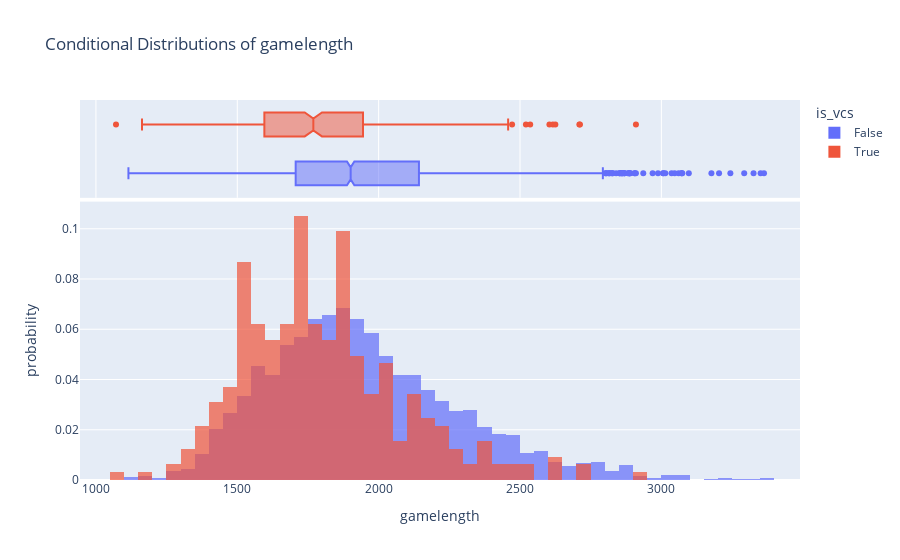

Notebook cell for this chart:
### Code cell
fig = px.histogram(games, x = 'gamelength', color = 'is_vcs', histnorm='probability', marginal='box', 
             title="Conditional Distributions of gamelength", barmode='overlay', opacity=0.7)
fig.show()

### Figure 1 — Plotly figure (JSON) as saved in the notebook; plotly's stock layout.template omitted (floating-point values rounded to 4 significant figures; data arrays with more than 128 entries replaced by an {"elided": "..."} marker saying what was removed)
{"data": [{"alignmentgroup": "True", "bingroup": "x", "histnorm": "probability", "hovertemplate": "is_vcs=False<br>gamelength=%{x}<br>probability=%{y}<extra></extra>", "legendgroup": "False", "marker": {"color": "#636efa", "opacity": 0.7, "pattern": {"shape": ""}}, "name": "False", "offsetgroup": "False", "orientation": "v", "showlegend": true, "type": "histogram", "x": {"elided": "2716 int values"}, "xaxis": "x", "yaxis": "y"}, {"alignmentgroup": "True", "hovertemplate": "is_vcs=False<br>gamelength=%{x}<extra></extra>", "legendgroup": "False", "marker": {"color": "#636efa"}, "name": "False", "notched": true, "offsetgroup": "False", "showlegend": false, "type": "box", "x": {"elided": "2716 int values"}, "xaxis": "x2", "yaxis": "y2"}, {"alignmentgroup": "True", "bingroup": "x", "histnorm": "probability", "hovertemplate": "is_vcs=True<br>gamelength=%{x}<br>probability=%{y}<extra></extra>", "legendgroup": "True", "marker": {"color": "#EF553B", "opacity": 0.7, "pattern": {"shape": ""}}, "name": "True", "offsetgroup": "True", "orientation": "v", "showlegend": true, "type": "histogram", "x": {"elided": "323 int values"}, "xaxis": "x", "yaxis": "y"}, {"alignmentgroup": "True", "hovertemplate": "is_vcs=True<br>gamelength=%{x}<extra></extra>", "legendgroup": "True", "marker": {"color": "#EF553B"}, "name": "True", "notched": true, "offsetgroup": "True", "showlegend": false, "type": "box", "x": {"elided": "323 int values"}, "xaxis": "x2", "yaxis": "y2"}], "layout": {"barmode": "overlay", "legend": {"title": {"text": "is_vcs"}, "tracegroupgap": 0}, "title": {"text": "Conditional Distributions of gamelength"}, "xaxis": {"anchor": "y", "domain": [0, 1], "title": {"text": "gamelength"}}, "xaxis2": {"anchor": "y2", "domain": [0, 1], "matches": "x", "showgrid": true, "showticklabels": false}, "yaxis": {"anchor": "x", "domain": [0, 0.7326], "title": {"text": "probability"}}, "yaxis2": {"anchor": "x2", "domain": [0.7426, 1], "matches": "y2", "showgrid": false, "showline": false, "showticklabels": false, "ticks": ""}}}
